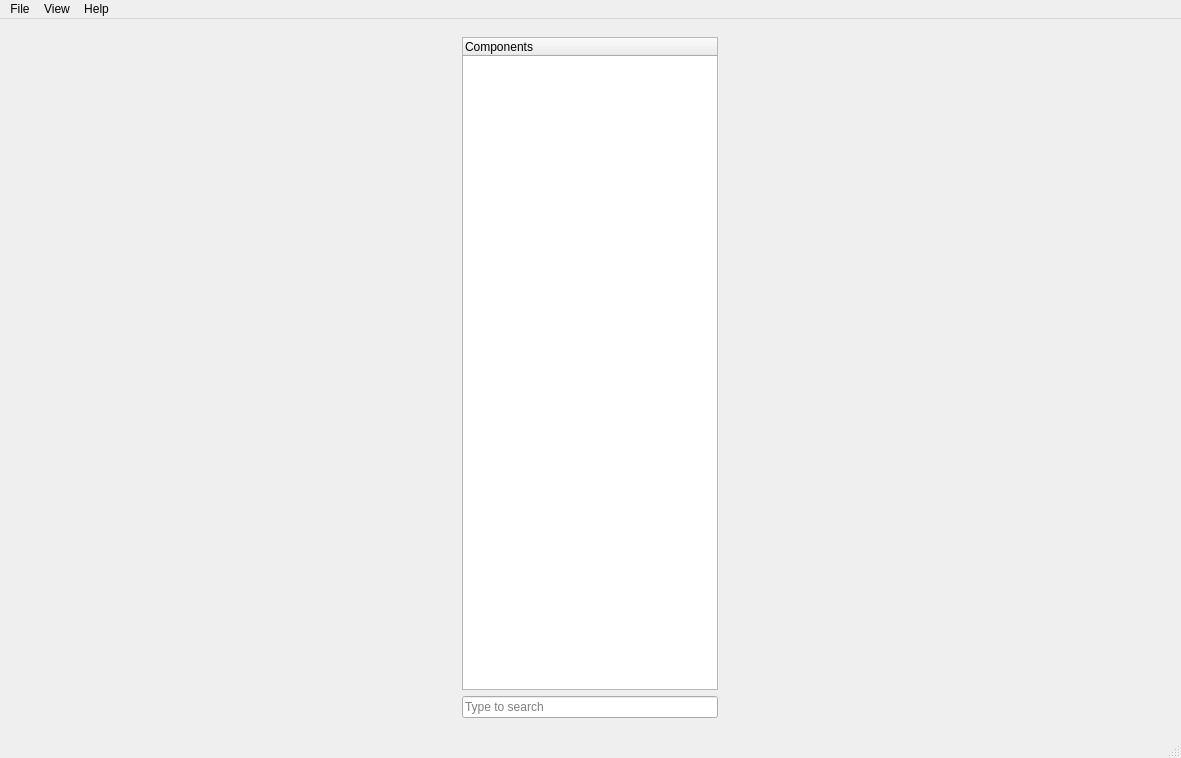
<?xml version="1.0" encoding="UTF-8"?>
<ui version="4.0">
 <class>MainWindow</class>
 <widget class="QMainWindow" name="MainWindow">
  <property name="geometry">
   <rect>
    <x>0</x>
    <y>0</y>
    <width>1181</width>
    <height>758</height>
   </rect>
  </property>
  <property name="windowTitle">
   <string>Circuit Diagram Designer</string>
  </property>
  <property name="windowIcon">
   <iconset>
    <normaloff>Resources/resistor.png</normaloff>Resources/resistor.png</iconset>
  </property>
  <property name="styleSheet">
   <string notr="true"/>
  </property>
  <widget class="QWidget" name="centralwidget">
   <layout class="QHBoxLayout" name="horizontalLayout">
    <item>
     <widget class="QFrame" name="verticalFrame">
      <property name="sizePolicy">
       <sizepolicy hsizetype="Fixed" vsizetype="Expanding">
        <horstretch>0</horstretch>
        <verstretch>0</verstretch>
       </sizepolicy>
      </property>
      <layout class="QVBoxLayout" name="verticalLayout">
       <property name="sizeConstraint">
        <enum>QLayout::SetDefaultConstraint</enum>
       </property>
       <item>
        <widget class="QTreeWidget" name="componentsTree">
         <column>
          <property name="text">
           <string notr="true">Components</string>
          </property>
         </column>
        </widget>
       </item>
       <item>
        <widget class="QLineEdit" name="searchTextEdit">
         <property name="placeholderText">
          <string>Type to search</string>
         </property>
        </widget>
       </item>
      </layout>
     </widget>
    </item>
   </layout>
  </widget>
  <widget class="QMenuBar" name="menubar">
   <property name="geometry">
    <rect>
     <x>0</x>
     <y>0</y>
     <width>1181</width>
     <height>29</height>
    </rect>
   </property>
   <widget class="QMenu" name="menuMain">
    <property name="title">
     <string>File</string>
    </property>
    <addaction name="menubarAction_New"/>
    <addaction name="separator"/>
    <addaction name="menubarAction_Open"/>
    <addaction name="separator"/>
    <addaction name="menubarAction_Save"/>
    <addaction name="menubarAction_SaveAs"/>
    <addaction name="separator"/>
    <addaction name="menubarAction_ExportAsImage"/>
    <addaction name="menubarAction_Print"/>
   </widget>
   <widget class="QMenu" name="menuAbout">
    <property name="title">
     <string>Help</string>
    </property>
    <addaction name="menubarAction_Help"/>
    <addaction name="menubarAction_About"/>
    <addaction name="menubarAction_AboutQt"/>
   </widget>
   <widget class="QMenu" name="menuView">
    <property name="title">
     <string>View</string>
    </property>
    <addaction name="menubarAction_ZoomIn"/>
    <addaction name="menubarAction_ZoomOut"/>
   </widget>
   <addaction name="menuMain"/>
   <addaction name="menuView"/>
   <addaction name="menuAbout"/>
  </widget>
  <widget class="QStatusBar" name="statusbar"/>
  <action name="menubarAction_New">
   <property name="text">
    <string>New</string>
   </property>
  </action>
  <action name="menubarAction_Open">
   <property name="text">
    <string>Open</string>
   </property>
  </action>
  <action name="menubarAction_Save">
   <property name="text">
    <string>Save</string>
   </property>
  </action>
  <action name="menubarAction_SaveAs">
   <property name="text">
    <string>Save as</string>
   </property>
  </action>
  <action name="menubarAction_Help">
   <property name="text">
    <string>Help</string>
   </property>
  </action>
  <action name="menubarAction_About">
   <property name="text">
    <string>About program</string>
   </property>
  </action>
  <action name="menubarAction_AboutQt">
   <property name="text">
    <string>About Qt</string>
   </property>
  </action>
  <action name="menubarAction_ExportAsImage">
   <property name="text">
    <string>Export as image</string>
   </property>
  </action>
  <action name="menubarAction_Print">
   <property name="text">
    <string>Print</string>
   </property>
  </action>
  <action name="menubarAction_ZoomIn">
   <property name="text">
    <string>Zoom in</string>
   </property>
  </action>
  <action name="menubarAction_ZoomOut">
   <property name="text">
    <string>Zoom out</string>
   </property>
  </action>
 </widget>
 <resources/>
 <connections/>
</ui>
